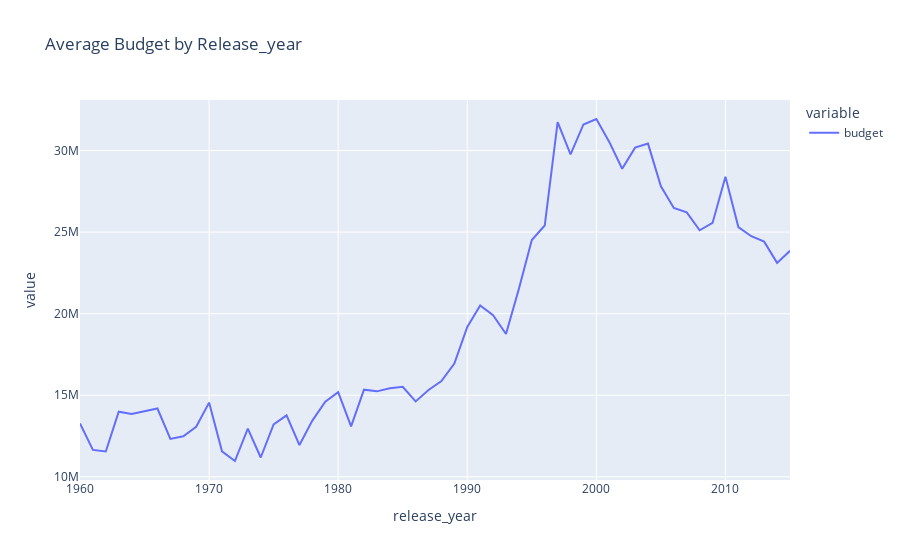

The code cell stored with this chart in its notebook:
### Markdown cell above
#### Question7: What is the average budget for each year, and what is the most budgeted period of time?

### Code cell
#df.groupby('release_year')['budget'].mean().plot.line(figsize=(15,5),color='r', alpha=0.9)
#show_linechart('release_year','budget','red','Average Budget by Release_year','Release_year','Average Budget')
# plt.plot(df.groupby('release_year')['budget'].mean())
# plt.plot(df.groupby('release_year')['revenue'].mean())
px.line(df.groupby('release_year')['budget'].mean(),title='Average Budget by Release_year')

### Figure 1 — Plotly figure (JSON) as saved in the notebook; plotly's stock layout.template omitted (floating-point values rounded to 4 significant figures)
{"data": [{"hovertemplate": "variable=budget<br>release_year=%{x}<br>value=%{y}<extra></extra>", "legendgroup": "budget", "line": {"color": "#636efa", "dash": "solid"}, "marker": {"symbol": "circle"}, "mode": "lines", "name": "budget", "orientation": "v", "showlegend": true, "type": "scatter", "x": [1960, 1961, 1962, 1963, 1964, 1965, 1966, 1967, 1968, 1969, 1970, 1971, 1972, 1973, 1974, 1975, 1976, 1977, 1978, 1979, 1980, 1981, 1982, 1983, 1984, 1985, 1986, 1987, 1988, 1989, 1990, 1991, 1992, 1993, 1994, 1995, 1996, 1997, 1998, 1999, 2000, 2001, 2002, 2003, 2004, 2005, 2006, 2007, 2008, 2009, 2010, 2011, 2012, 2013, 2014, 2015], "xaxis": "x", "y": [13270000.0, 11650000.0, 11550000.0, 14000000.0, 13860000.0, 14010000.0, 14190000.0, 12320000.0, 12490000.0, 13070000.0, 14550000.0, 11560000.0, 10970000.0, 12960000.0, 11180000.0, 13210000.0, 13770000.0, 11950000.0, 13450000.0, 14602000, 15190000.0, 13090000.0, 15340000.0, 15240000.0, 15430000.0, 15520000.0, 14620000.0, 15320000.0, 15870000.0, 16940000.0, 19190000.0, 20500000.0, 19910000.0, 18750000.0, 21530000.0, 24520000.0, 25400000.0, 31750000.0, 29760000.0, 31600000.0, 31930000.0, 30530000.0, 28880000.0, 30180000.0, 30420000.0, 27810000.0, 26480000.0, 26210000.0, 25110000.0, 25560000.0, 28390000.0, 25310000.0, 24750000.0, 24420000.0, 23110000.0, 23860000.0], "yaxis": "y"}], "layout": {"legend": {"title": {"text": "variable"}, "tracegroupgap": 0}, "title": {"text": "Average Budget by Release_year"}, "xaxis": {"anchor": "y", "domain": [0, 1], "title": {"text": "release_year"}}, "yaxis": {"anchor": "x", "domain": [0, 1], "title": {"text": "value"}}}}
